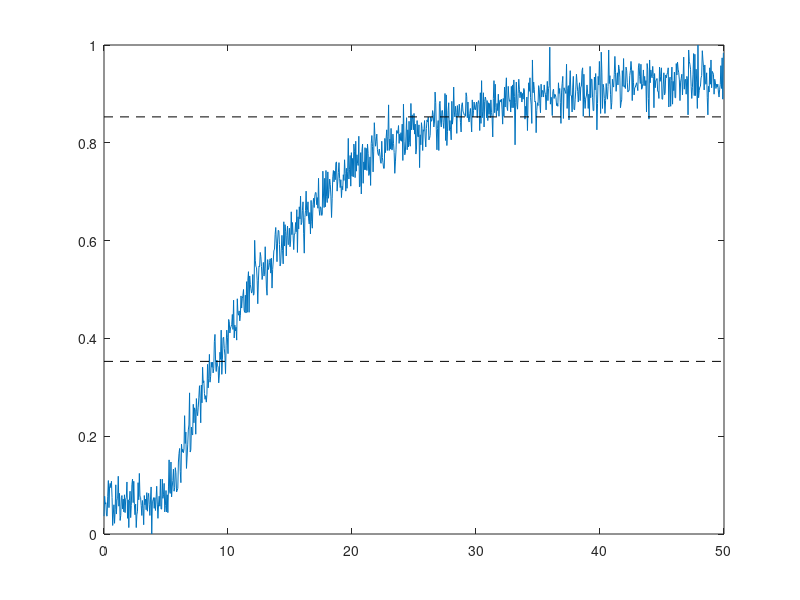

Here is the MATLAB script that generated this plot: (Note: this script raises an error after producing the figure.)
% g)

clear;
clc;
close all;

dados = load('dadosordem1.txt');

ts = dados(:,1); 

entrada = dados(:,2); 
saida = dados(:,3);

k = mean(dados(end-20:end));
kNormalizado = k/k;

entradaNormalizada = (entrada - 0)/(max(entrada) - 0);
saidaNormalizada = (saida - min(saida))/(max(saida) - min(saida));

%-----------------------------------------------------------------

figure (3);
plot(ts, saidaNormalizada);
hold on;
plot([0,50], [kNormalizado*0.853,kNormalizado*0.853],"k--");
plot([0,50], [kNormalizado*0.353,kNormalizado*0.353],"k--");

tauSund = 0.67*(26.46 - 8.85);
tetaSund = (1.3*8.85) - (0.29*26.46);
s = tf('s');


numSund = k*exp(-s*tetaSund);
denSund = ((tauSund*s) + 1);
FtSund = numSund/denSund;

yFtSund = step(FtSund,ts);

mseSund = mean((saida - yFtSund).^2);
fprintf(' mseSund: %d \n',mseSund);